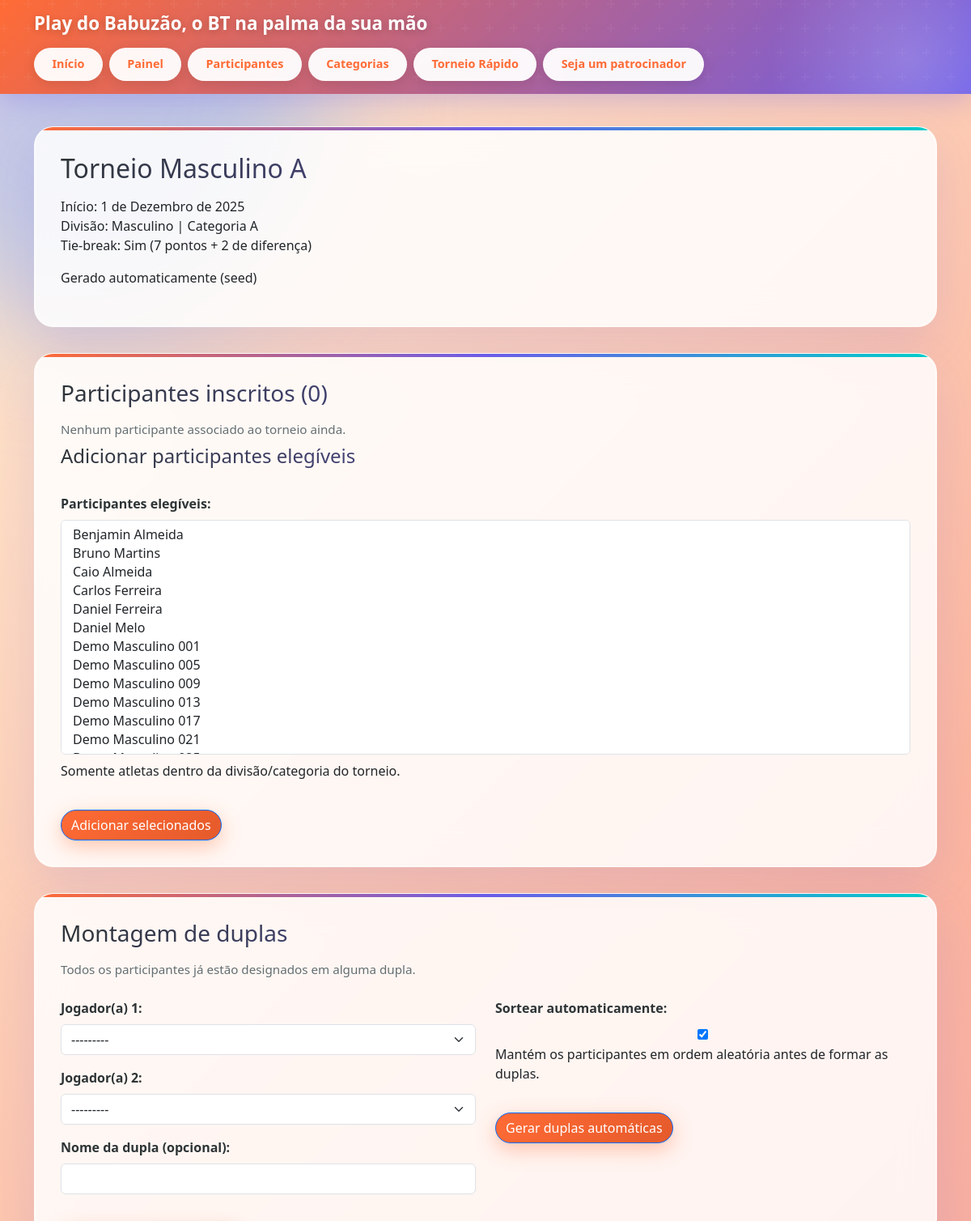
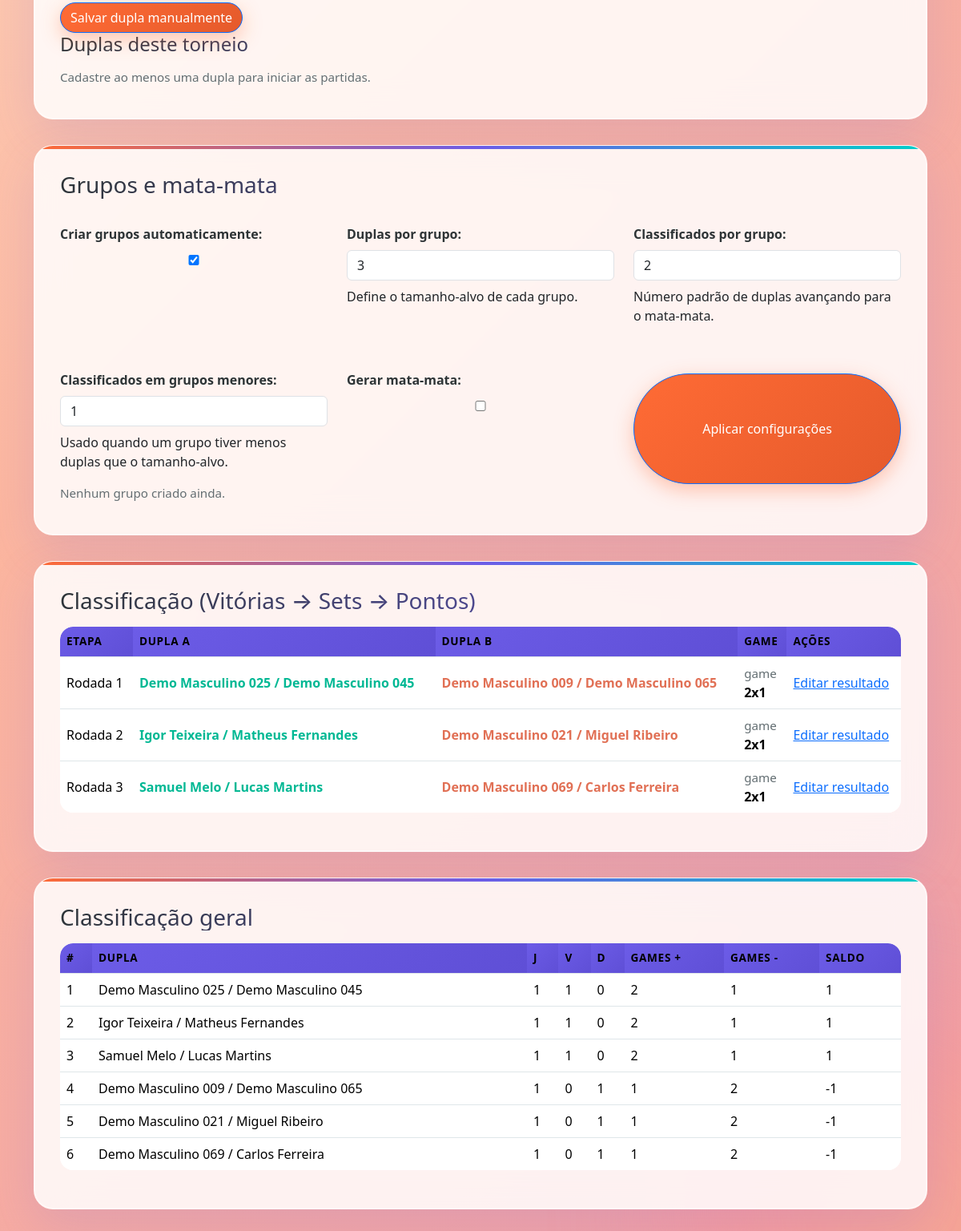
Page /torneios/13/ on the earlier database version (2 pictures, top to bottom).
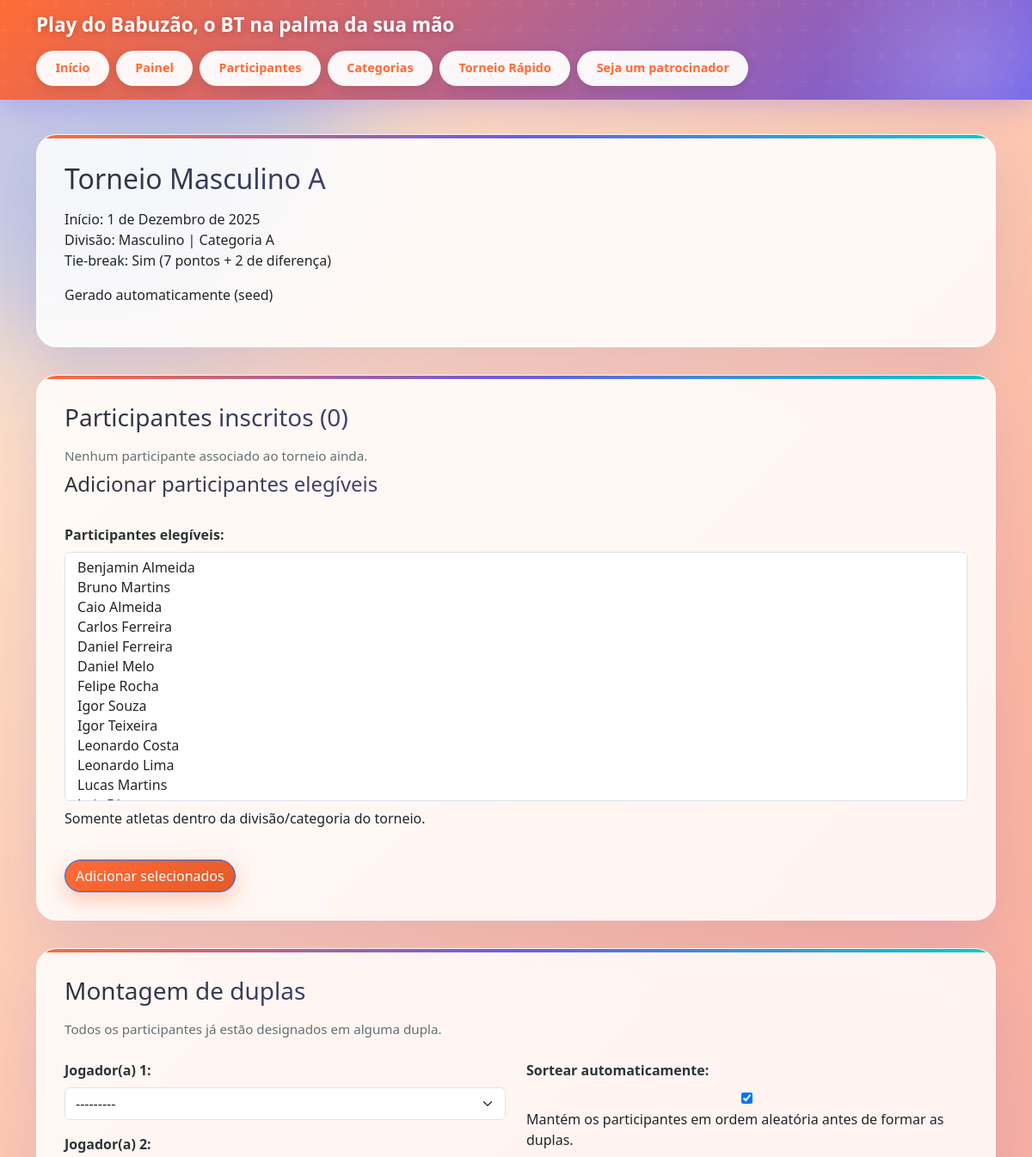
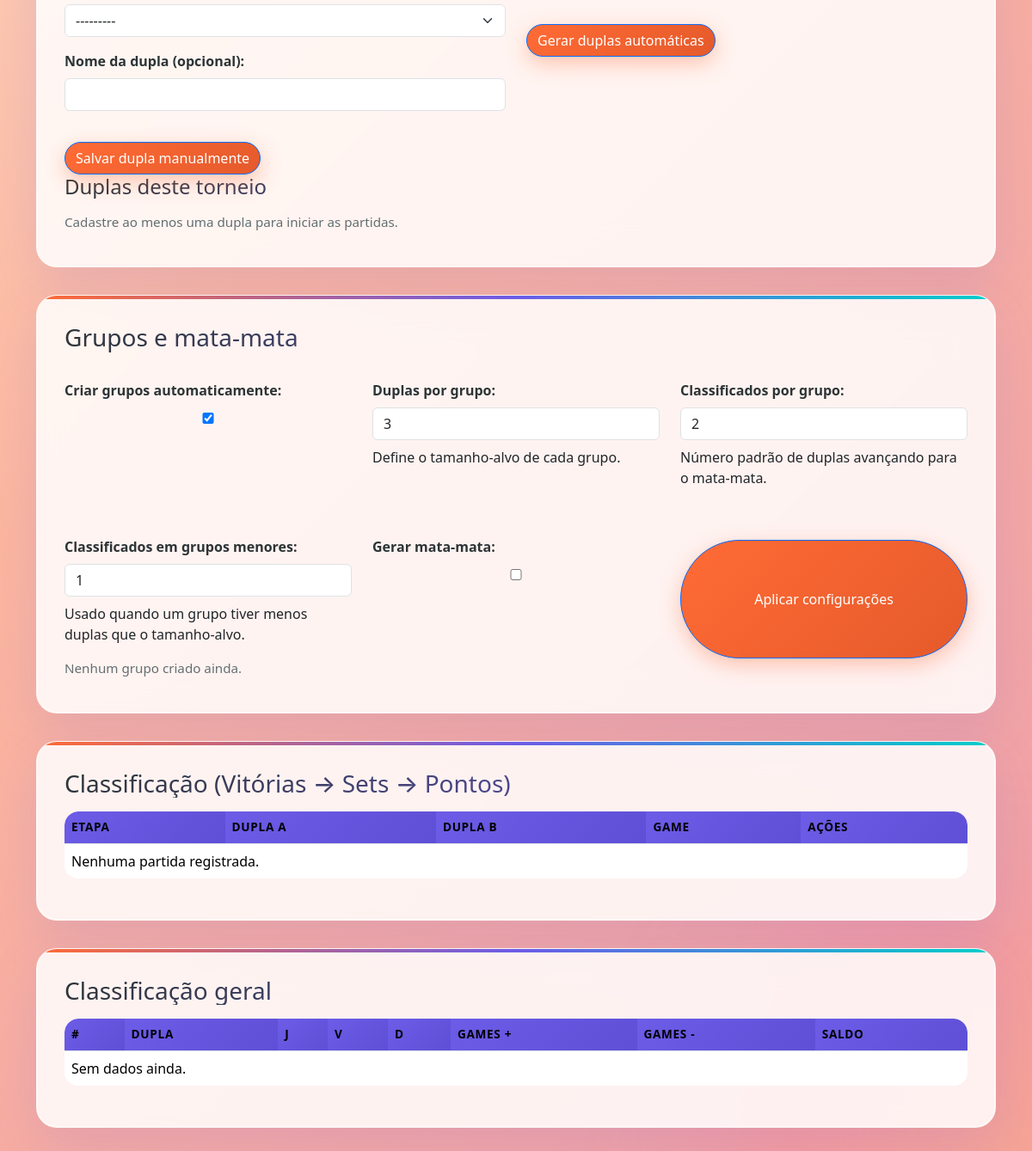
Same page on the later database version (2 pictures, top to bottom).
### tournaments/models.py (models this page shows, shortened)
class Match(models.Model):
	POINT_VALUES = {"15": 15, "30": 30, "40": 40, "45": 45, "GAME": 60}
	tournament = models.ForeignKey(
		Tournament,
		on_delete=models.CASCADE,
		related_name="matches",
	)
	round_name = models.CharField(
		max_length=80,
		default="Fase de grupos",
		help_text="Ex.: Fase de grupos, Quartas, Semi, Final.",
	)
	scheduled_at = models.DateTimeField(null=True, blank=True)
	team_one = models.ForeignKey(
		Team,
		on_delete=models.PROTECT,
		related_name="matches_as_team_one",
	)
	team_two = models.ForeignKey(
		Team,
		on_delete=models.PROTECT,
		related_name="matches_as_team_two",
	)
	winner = models.ForeignKey(
		Team,
		on_delete=models.SET_NULL,
		null=True,
		blank=True,
		related_name="matches_won",
	)
	tie_break_played = models.BooleanField(default=False)
	team_one_sets_won = models.PositiveSmallIntegerField(default=0)
	team_two_sets_won = models.PositiveSmallIntegerField(default=0)
	team_one_point_sequence = models.JSONField(default=list, blank=True)
	team_two_point_sequence = models.JSONField(default=list, blank=True)
	notes = models.TextField(blank=True)
	created_at = models.DateTimeField(auto_now_add=True)
	class Meta:
		ordering = ("tournament", "round_name", "created_at")
		constraints = [
			models.CheckConstraint(
				check=~Q(team_one=models.F("team_two")),
				name="match_distinct_teams",
			)
		]
	team_one_position = 1
	team_two_position = 2
	def accumulated_points(self, team_position: int) -> int:
		sequence = (
			self.team_one_point_sequence if team_position == self.team_one_position else self.team_two_point_sequence
		)
		return sum(self.POINT_VALUES.get(str(value).upper(), 0) for value in sequence)

class Team(models.Model):
	class Division(models.TextChoices):
		MALE = "M", "Masculino"
		FEMALE = "F", "Feminino"
		MIXED = "X", "Mista"
	name = models.CharField(
		max_length=120,
		blank=True,
		help_text="Se vazio, será montado automaticamente com os nomes dos atletas.",
	)
	player_one = models.ForeignKey(
		Participant,
		on_delete=models.CASCADE,
		related_name="primary_teams",
	)
	player_two = models.ForeignKey(
		Participant,
		on_delete=models.CASCADE,
		related_name="secondary_teams",
	)
	category = models.ForeignKey(
		Category,
		on_delete=models.PROTECT,
		related_name="teams",
	)
	division = models.CharField(max_length=1, choices=Division.choices)
	created_at = models.DateTimeField(auto_now_add=True)
	class Meta:
		ordering = ("name",)
		constraints = [
			models.UniqueConstraint(
				fields=("player_one", "player_two", "category", "division"),
				name="unique_team_pair",
			),
			models.CheckConstraint(
				check=~Q(player_one=models.F("player_two")),
				name="team_distinct_players",
			),
		]

### tournaments/views.py (the view, shortened to what this page needs)
# urls.py: path("torneios/<int:pk>/", views.tournament_detail, name="tournament_detail"),
def tournament_detail(request, pk: int):
	tournament = get_object_or_404(
		Tournament.objects.select_related("category"), pk=pk
	)
	matches = (
		tournament.matches.select_related("team_one", "team_two")
		.prefetch_related("set_scores")
		.order_by("created_at")
	)
	action = request.POST.get("action") if request.method == "POST" else None
	quick_result_form = None
	editing_match: Match | None = None
	game_edit_form = None
	participant_form = TournamentParticipantForm(tournament, prefix="participant")
	manual_pair_form = TournamentManualPairForm(tournament, prefix="manual")
	auto_pair_form = TournamentAutoPairForm(prefix="auto")
	grouping_form = TournamentGroupingForm(prefix="grouping")
	participants_qs = list(
		tournament.participants.select_related("participant").order_by("participant__full_name")
	)
	enrolled_teams = list(
		tournament.enrolled_teams.select_related("team__player_one", "team__player_two").order_by(
		"group_label",
		"team__name",
	)
	)
	unpaired_participants = list(_participants_without_team(tournament))
	unpaired_ids = {participant.id for participant in unpaired_participants}
	group_summary: dict[str, list[TournamentTeam]] = {}
	for entry in enrolled_teams:
		group_summary.setdefault(entry.group_label or "Sem grupo", []).append(entry)
	standings = tournament.build_standings()
	return render(
		request,
		"tournaments/tournament_detail.html",
		{
			"tournament": tournament,
			"matches": matches,
			"quick_result_form": quick_result_form,
			"editing_match": editing_match,
			"game_edit_form": game_edit_form,
			"standings": standings,
			"participant_form": participant_form,
			"manual_pair_form": manual_pair_form,
			"auto_pair_form": auto_pair_form,
			"grouping_form": grouping_form,
			"tournament_participants": participants_qs,
			"enrolled_teams": enrolled_teams,
			"unpaired_participants": unpaired_participants,
			"unpaired_ids": unpaired_ids,
			"group_summary": group_summary,
		},
	)

### tournaments/forms.py (called while the page is built)
    def _eligible_participants(self):
        queryset = Participant.objects.select_related("category").order_by("full_name")
        if self.tournament.category_id:
            queryset = queryset.filter(category_id=self.tournament.category_id)
        gender_filter = {
            Team.Division.MALE: [Participant.Gender.MALE, Participant.Gender.MIXED],
            Team.Division.FEMALE: [Participant.Gender.FEMALE, Participant.Gender.MIXED],
        }
        allowed_genders = gender_filter.get(self.tournament.division)
        if allowed_genders:
            queryset = queryset.filter(gender__in=allowed_genders)
        existing_ids = TournamentParticipant.objects.filter(tournament=self.tournament).values_list(
            "participant_id", flat=True
        )
        return queryset.exclude(id__in=existing_ids)

### tournaments/models.py (called while the page is built)
	def __str__(self) -> str:  # pragma: no cover
		return self.full_name

### tournaments/templates/tournaments/tournament_detail.html (shortened to what the changed rows need)
{% extends "base.html" %}
{% block content %}
<section class="card">
    <h2>{{ tournament.name }}</h2>
</section>
<section class="card">
    <form method="post">
        {{ participant_form.as_p }}
    </form>
</section>
<section class="card">
    <div class="table-wrapper">
        <table>
            <thead>
                <tr>
                    <th>Etapa</th>
                    <th>Dupla A</th>
                    <th>Dupla B</th>
                    <th>Game</th>
                    <th>Ações</th>
                </tr>
            </thead>
            <tbody>
                {% for match in matches %}
                    <tr>
                        <td>{{ match.round_name }}</td>
                        <td>
                            <span class="result-team {% if match.winner_id == match.team_one_id %}result-team--winner{% else %}result-team--loser{% endif %}">
                                {{ match.team_one.name }}
                            </span>
                        </td>
                        <td>
                            <span class="result-team {% if match.winner_id == match.team_two_id %}result-team--winner{% else %}result-team--loser{% endif %}">
                                {{ match.team_two.name }}
                            </span>
                        </td>
                        <td>
                            <span class="muted-text">game</span><br>
                            <strong>{{ match.team_one_sets_won }}x{{ match.team_two_sets_won }}</strong>
                        </td>
                        <td>
                            <a href="?editar_partida={{ match.pk }}#editar-resultados">Editar resultado</a>
                        </td>
                    </tr>
                {% empty %}
                    <tr><td colspan="5">Nenhuma partida registrada.</td></tr>
                {% endfor %}
            </tbody>
        </table>
    </div>
</section>
<section class="card">
    <div class="table-wrapper">
        <table>
            <thead>
                <tr>
                    <th>#</th>
                    <th>Dupla</th>
                    <th>J</th>
                    <th>V</th>
                    <th>D</th>
                    <th>Games +</th>
                    <th>Games -</th>
                    <th>Saldo</th>
                </tr>
            </thead>
            <tbody>
                {% for row in standings %}
                    <tr>
                        <td>{{ forloop.counter }}</td>
                        <td>{{ row.team.name }}</td>
                        <td>{{ row.matches }}</td>
                        <td>{{ row.wins }}</td>
                        <td>{{ row.losses }}</td>
                        <td>{{ row.games_for }}</td>
                        <td>{{ row.games_against }}</td>
                        <td>{{ row.game_balance }}</td>
                    </tr>
                {% empty %}
                    <tr><td colspan="8">Sem dados ainda.</td></tr>
                {% endfor %}
            </tbody>
        </table>
    </div>
</section>
{% endblock %}

Differences in the rows shown:
removed Match: round_name "Rodada 1", team_one.name "Demo Masculino 025 / Demo Masculino 045", team_two.name "Demo Masculino 009 / Demo Masculino 065", team_one_sets_won "2", team_two_sets_won "1"
removed Match: round_name "Rodada 2", team_one.name "Igor Teixeira / Matheus Fernandes", team_two.name "Demo Masculino 021 / Miguel Ribeiro", team_one_sets_won "2", team_two_sets_won "1"
removed Match: round_name "Rodada 3", team_one.name "Samuel Melo / Lucas Martins", team_two.name "Demo Masculino 069 / Carlos Ferreira", team_one_sets_won "2", team_two_sets_won "1"
removed Team: team.name "Demo Masculino 025 / Demo Masculino 045", matches "1", wins "1", losses "0", games_for "2", games_against "1", game_balance "1"
no longer on this page (row unchanged): Team: team.name "Igor Teixeira / Matheus Fernandes", matches "1", wins "1", losses "0", games_for "2", games_against "1", game_balance "1"
no longer on this page (row unchanged): Team: team.name "Samuel Melo / Lucas Martins", matches "1", wins "1", losses "0", games_for "2", games_against "1", game_balance "1"
removed Team: team.name "Demo Masculino 009 / Demo Masculino 065", matches "1", wins "0", losses "1", games_for "1", games_against "2", game_balance "-1"
removed Team: team.name "Demo Masculino 021 / Miguel Ribeiro", matches "1", wins "0", losses "1", games_for "1", games_against "2", game_balance "-1"
removed Team: team.name "Demo Masculino 069 / Carlos Ferreira", matches "1", wins "0", losses "1", games_for "1", games_against "2", game_balance "-1"
Other differences:
form field as_p: "…/ Daniel Melo / Demo Masculino 001 / Demo Masculino 005 / Demo Masculino 009 / Demo Masculino 013 / Demo Masculino 017 / Demo Masculino 021" → "…/ Daniel Melo / Felipe Rocha / Igor Souza / Igor Teixeira / Leonardo Costa / Leonardo Lima / Lucas Martins"
text now shown: "Nenhuma partida registrada. Sem dados ainda."
